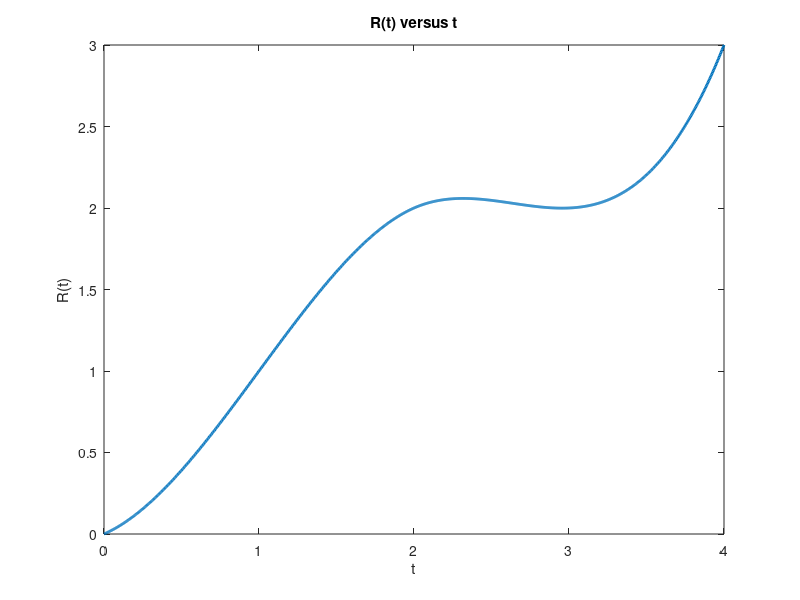
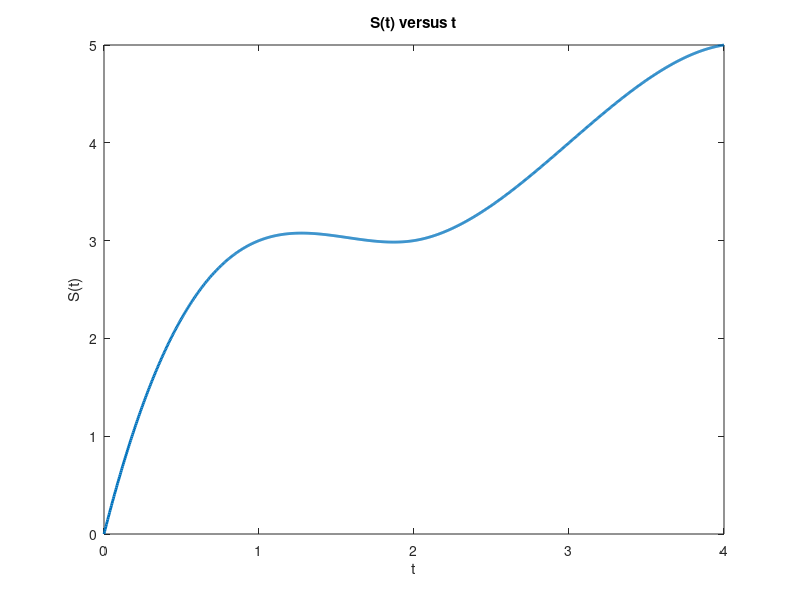
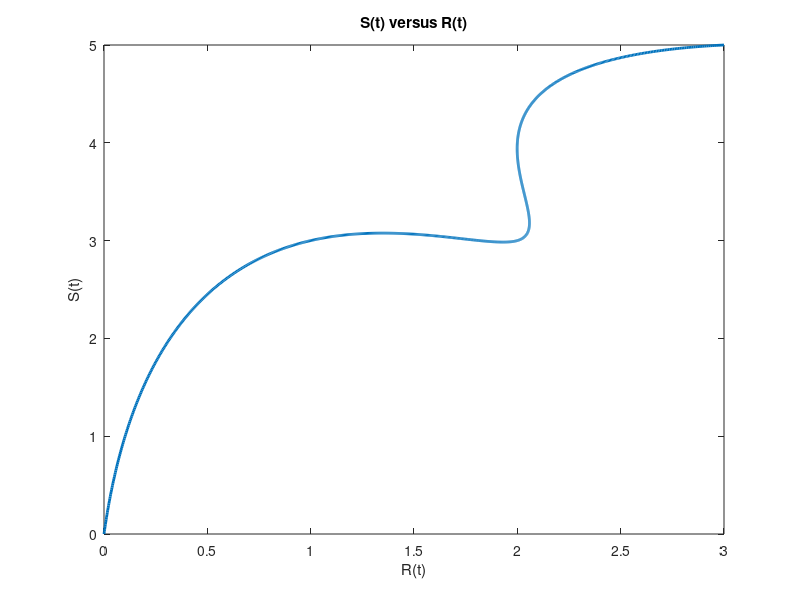
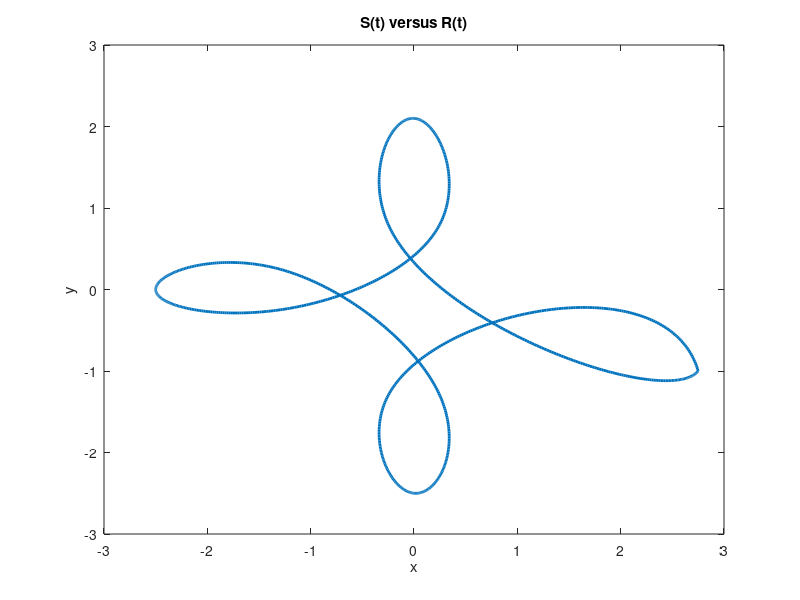

MATLAB code to generate these figures, in order: (Note: this script raises an error after producing the figures.)
% Computing Assignment #5
% Author: Andy Liu
% ID: 301472847

x = [0.0, 1.0, 2.0, 2.0, 3.0];
y = [0.0, 3.0, 3.0, 4.0, 5.0];
t = [0.0, 1.0, 2.0, 3.0, 4.0];
t1 = [0.0, 1.0, 2.0, 3.0, 4.0, 5.0, 6.0, 7.0, 8.0, 9.0, 10.0, 11.0, 12.0];
x1 = [2.75, 1.3, -0.25, 0.0, 0.25, -1.3, -2.5, -1.3, 0.25, 0.0, -0.25, 1.3, 2.75];
y1 = [-1.0, -0.75, 0.8, 2.1, 0.8, -0.25, 0.0, 0.25, -1.3, -2.5, -1.3, -0.25, -1.0];
per_t = t1.';
per_x = x1.';
per_y = y1.';

t_values = linspace(t(1), t(end), 1000);
t_values1 = linspace(t1(1), t1(end), 1000);
Rx = spline(t, x, t_values);
Sy = spline(t, y, t_values);
Rx1 = spline(t1, x1, t_values1);
Sy1 = spline(t1, y1, t_values1);

figure;
plot(t_values, Rx, 'LineWidth', 2);
xlabel('t');
ylabel('R(t)');
title('R(t) versus t');

% Plot S versus t
figure;
plot(t_values, Sy, 'LineWidth', 2);
xlabel('t');
ylabel('S(t)');
title('S(t) versus t');

% Plot S versus R
figure;
plot(Rx, Sy, 'LineWidth', 2);
xlabel('R(t)');
ylabel('S(t)');
title('S(t) versus R(t)');

figure;
plot(Rx1, Sy1, 'LineWidth', 2);
xlabel('x');
ylabel('y');
title('S(t) versus R(t)');

per_Rx = perspline(per_t, per_x);
per_Sy = perspline(per_t, per_y);
figure;
plot(per_Rx, per_Sy, 'LineWidth', 2);
xlabel('R(t)');
ylabel('S(t)');
title('Periodic S(t) versus R(t)');